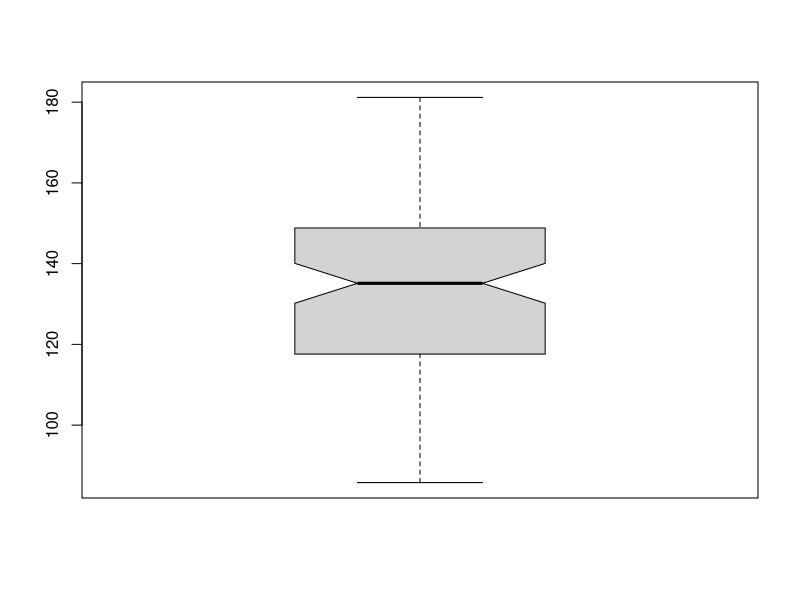
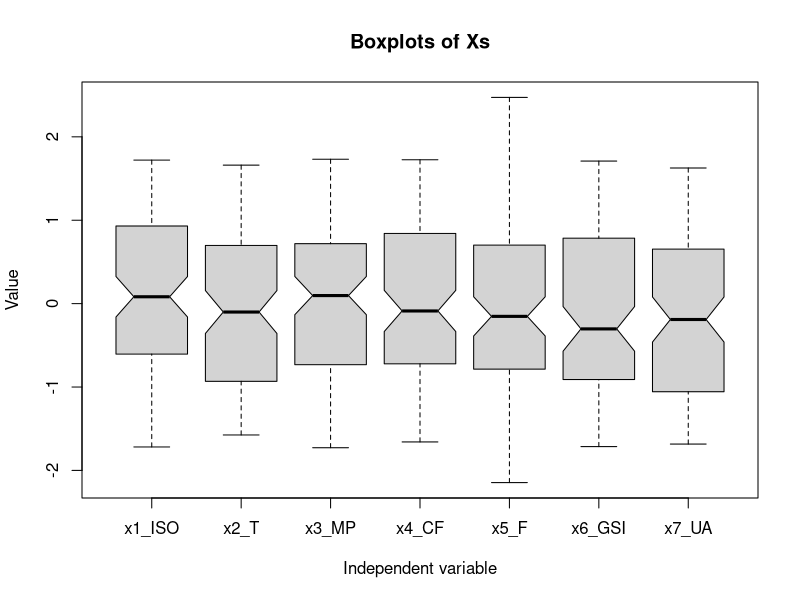
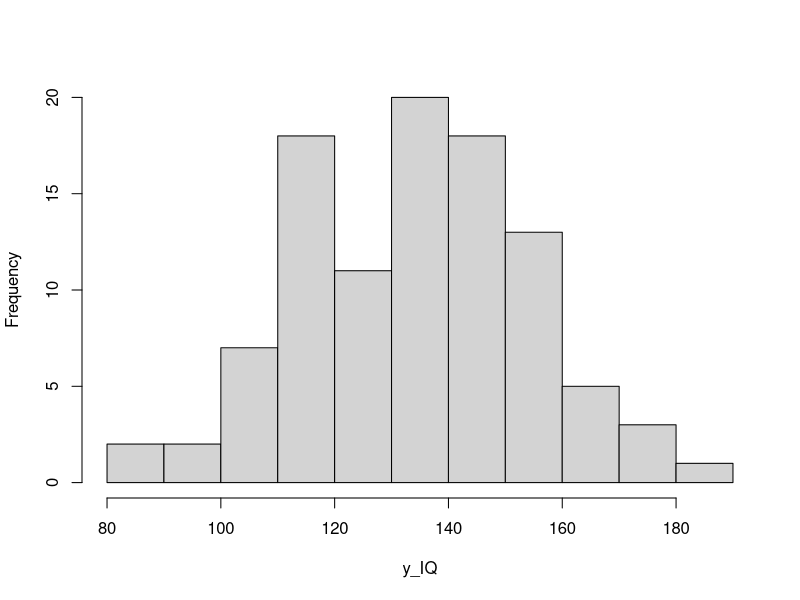
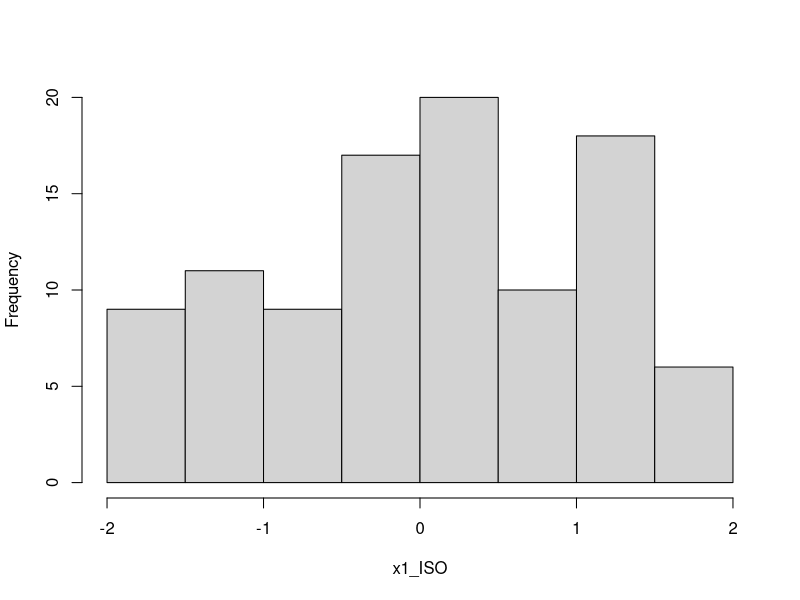
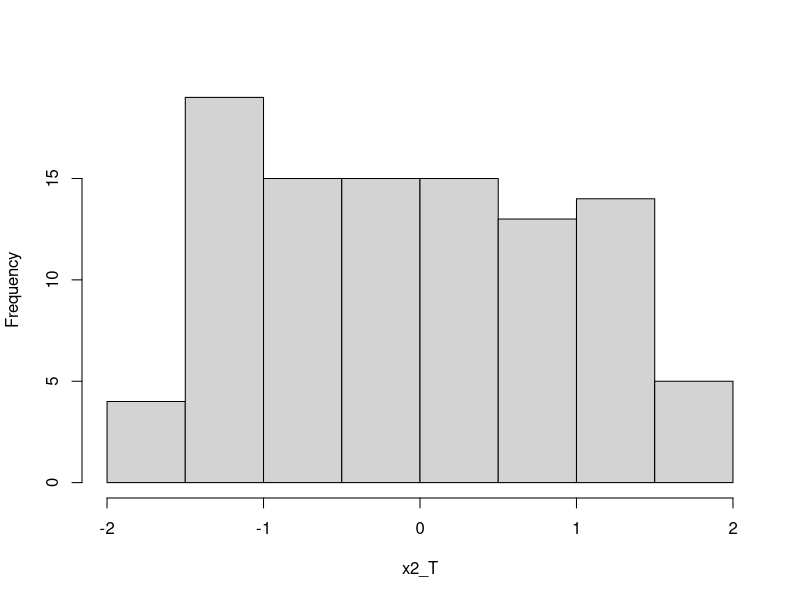
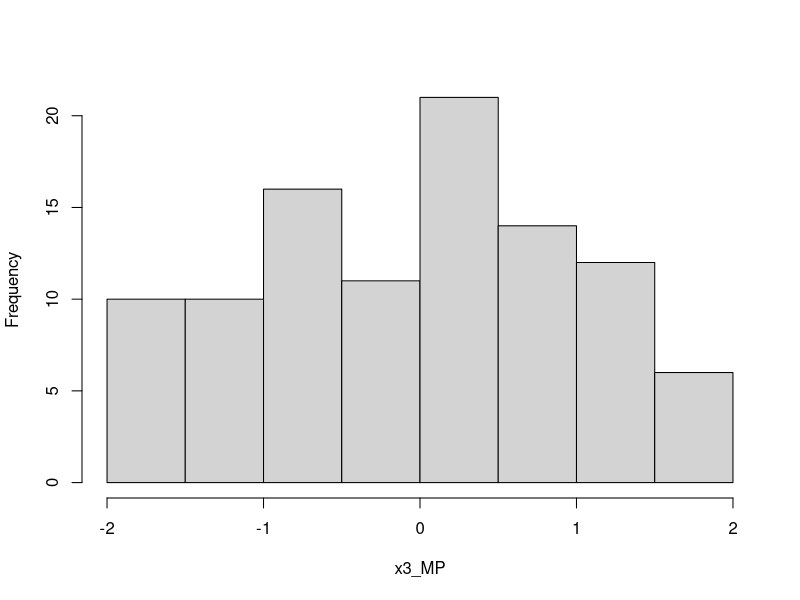
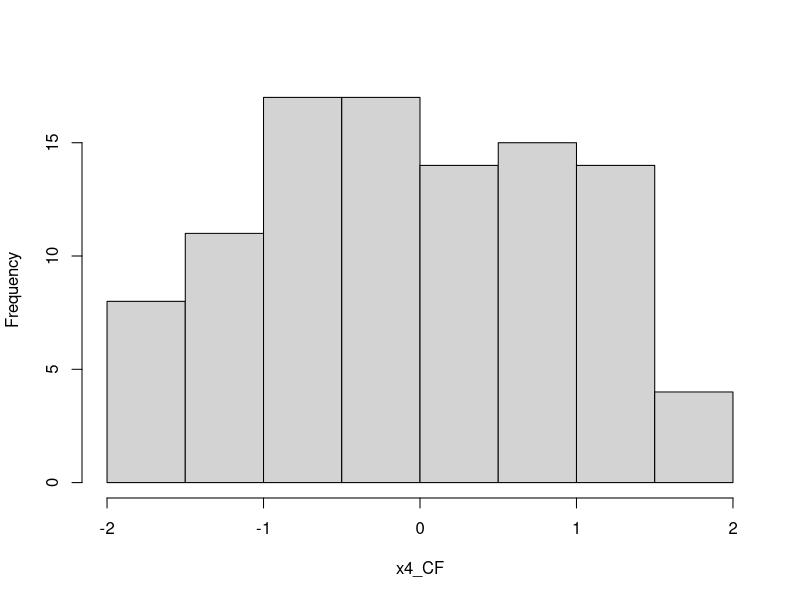
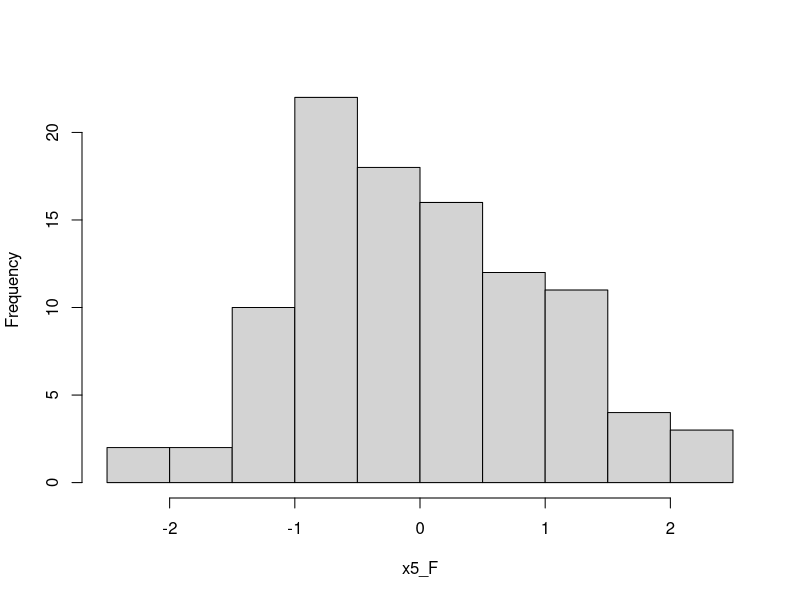

Recreate these plots in R, in order.
# Weighs 0 Bytes (or, does it? *moon men starts playing*)
library(corrplot)       # guess
library(psych)          # corPlot


# 0.1.
twist = read.csv("Dataset_N7.csv", header=T)
n = nrow(twist)
attach(twist)


twist_sorted = twist[order(y_IQ),]

head(twist_sorted)
tail(twist_sorted)


# 1.1.
summary(twist)
lista_variabili <- list(
    y_IQ = y_IQ, x1_ISO = x1_ISO, x2_T = x2_T, x3_MP = x3_MP, 
    x4_CF = x4_CF, x5_F = x5_F, x6_GSI = x6_GSI, x7_UA = x7_UA
)

for(nome in names(lista_variabili)) {
    dati = lista_variabili[[nome]]
    stdev = sd(dati)
    cat(sprintf("%-8s %10.4f\n", nome, stdev))
}

var_coeff_y = sd(y_IQ) / mean(y_IQ) * 100; var_coeff_y  # around 15%

# Old timey person (or catto)
boxplot(y_IQ, notch=T)
boxplot(x1_ISO, x2_T, x3_MP, x4_CF, x5_F, x6_GSI, x7_UA,
        notch = TRUE,
        xlab = 'Independent variable',
        ylab = 'Value',
        main = 'Boxplots of Xs',
        names = c("x1_ISO", "x2_T", "x3_MP", "x4_CF", "x5_F", "x6_GSI", "x7_UA")
)


# 1.2.
dati_frequenze <- function(dati, nome = "x", k = NULL) {
    dati <- dati[!is.na(dati)]
    N <- length(dati)

    if (N == 0) {
        stop("Nessun dato disponibile.")
    }

    if (is.null(k)) {
        k <- ceiling(1 + 3.3 * log10(N))
    }

    minimo <- min(dati)
    massimo <- max(dati)

    if (minimo == massimo) {
        ampiezza <- ifelse(minimo == 0, 1, abs(minimo) * 0.1)
        minimo <- minimo - ampiezza / 2
        massimo <- massimo + ampiezza / 2
    }

    ampiezza <- (massimo - minimo) / k
    limiti <- minimo + 0:k * ampiezza
    limiti_tag <- limiti
    limiti[length(limiti)] <- limiti[length(limiti)] +
        .Machine$double.eps * max(1, abs(limiti[length(limiti)]))

    classi <- cut(dati, breaks = limiti, right = FALSE, include.lowest = TRUE)
    frequenza <- as.integer(table(classi))
    limite_sx <- head(limiti_tag, -1)
    limite_dx <- tail(limiti_tag, -1)
    centro <- (limite_sx + limite_dx) / 2
    frequenza_relativa <- frequenza / N

    data.frame(
        variabile = nome,
        classe = seq_along(frequenza),
        limite_inferiore = limite_sx,
        limite_superiore = limite_dx,
        centro_classe = centro,
        frequenza = frequenza,
        frequenza_relativa = frequenza_relativa,
        frequenza_cumulata = cumsum(frequenza),
        frequenza_relativa_cumulata = cumsum(frequenza_relativa)
    )
}

dati_frequenze_variabili <- lapply(names(lista_variabili), function(nome) {
    dati_frequenze(lista_variabili[[nome]], nome)
})
names(dati_frequenze_variabili) <- names(lista_variabili)

frequenze <- do.call(rbind, dati_frequenze_variabili)
row.names(frequenze) <- NULL

frequenze_y_IQ <- dati_frequenze_variabili$y_IQ
frequenze_y_IQ

for(nome in names(lista_variabili)) {
    dati = lista_variabili[[nome]]

    hist(dati, main='', xlab=nome)
}

dev.new()
par(mfrow = c(4, 2))

for(nome in names(lista_variabili)) {
  
  dati <- lista_variabili[[nome]]
  
  shapiro_risultato <- shapiro.test(dati)
  p_val <- round(shapiro_risultato$p.value, 4)
  
  qqnorm(dati, main = nome)
  qqline(dati, col = "red")
  
  mtext(text = paste("p-val:", p_val), 
        side = 1, 
        line = -1.2, 
        adj = 0.95,
        col = ifelse(p_val < 0.05, "red", "darkgreen"), 
        cex = 0.85, 
        font = 2) 
}

par(mfrow = c(1, 1))






# 1.3.
for (name in names(lista_variabili)) {
    if (name != "y_IQ") {
        data = lista_variabili[[name]]
        
        plot(data, y_IQ, 
            main = '',
            xlab = name, 
            ylab = "y_IQ",
            pch = 19,
            col = "blue")

        abline(lm(y_IQ ~ data), col = "red", lwd = 2)
        seq_x <- seq(min(data, na.rm = TRUE), max(data, na.rm = TRUE), length.out = 100)
        modello_quadratico <- lm(y_IQ ~ poly(data, 2, raw = TRUE))
        predizioni_y <- predict(modello_quadratico, newdata = data.frame(data = seq_x))
        lines(seq_x, predizioni_y, col = "darkblue", lwd = 3, lty = 3)
    }
}

independent_twist = twist
independent_twist$y_IQ = NULL
plot(independent_twist)


pannello_lineare_e_quadratico <- function(x, y, ...) {
    points(x, y, ...)
    abline(lm(y ~ x), col = "blue", lwd = 1.5)
    seq_x <- seq(min(x, na.rm = TRUE), max(x, na.rm = TRUE), length.out = 100)
    modello_quadratico <- lm(y ~ poly(x, 2, raw = TRUE))
    predizioni_y <- predict(modello_quadratico, newdata = data.frame(x = seq_x))
    lines(seq_x, predizioni_y, col = "red", lwd = 2, lty = "dashed")
}

pairs(twist, 
      panel = pannello_lineare_e_quadratico, 
      pch = 1, 
      col = "black", 
      cex = 0.7)


# 1.4.
cv = cov(twist)
cr = cor(twist)
corrplot(cr, method = 'ellipse')
corrplot.mixed(cr, number.cex=0.8, tl.cex=0.8)

corPlot(cr, cex = 1.1, show.legend=TRUE, main="Correlation plot")



plot(x1_ISO, y_IQ)

plot(x5_F, x7_UA)




# 2.1.

fit0 = lm(y_IQ ~ ., data=twist); summary(fit0)                                                  # R²=0.8408; x4_CF, x5_F**, x7_UA
fit1 = lm(y_IQ ~ .-x7_UA, data=twist); summary(fit1)                                            # R²=0.8408; -x7_UA
fit2 = lm(y_IQ ~ .-x7_UA-x4_CF, data=twist); summary(fit2)                                      # R²=0.8371; -x4_CF
                
fit00 = lm(y_IQ ~ .^2, data=twist); summary(fit00)                                              # R²=0.859; x4_CF, x5_F.,x7_USA, .^2-{x3_MP:x4_CF.} 
fit01 = lm(y_IQ ~ .-x7_UA-x4_CF+x3_MP:x4_CF, data=twist); summary(fit01)                        # R²=0.842; -x4_CF -x7_UA -.^2-{x3_MP:x4_CF}
                
                
fit000 = lm(y_IQ ~ .^2+I(x7_UA^2), data=twist); summary(fit000)                                 # R²=0.8672; x4_CF., x5_F, x7_UA, x7_UA^2*, .^2 
fit001 = lm(y_IQ ~ .+I(x7_UA^2)-x5_F-x7_UA, data=twist); summary(fit001)                        # R²=0.8488; x4_CF, x7_UA^2***; -x5_F -x7_UA -.^2
fit002 = lm(y_IQ ~ .+I(x7_UA^2)-x4_CF-x5_F-x7_UA, data=twist); summary(fit002)                  # R²=0.8456; -x4_CF
fit003 = lm(y_IQ ~ .+I(x7_UA^2)-x4_CF-x7_UA, data=twist); summary(fit003)                       # R²=0.8462; x7_UA^2*, x5_F; +x5_F
                
fit0000 = lm(y_IQ ~ .^2+I(x2_T^2)+I(x7_UA^2), data=twist); summary(fit0000)                     # R²=0.8899; x4_CF., x5_F, x7_UA, x7_UA^2*, .^2
fit0001 = lm(y_IQ ~ .+I(x2_T^2)+I(x7_UA^2)-x5_F-x7_UA, data=twist); summary(fit0001)            # R²=0.869; x4_CF, x7_UA^2***; -x5_F -x7_UA -.^2
fit0002 = lm(y_IQ ~ .+I(x2_T^2)+I(x7_UA^2)-x4_CF-x5_F-x7_UA, data=twist); summary(fit0002)      # R²=0.8666; -x4_CF
fit0003 = lm(y_IQ ~ .+I(x2_T^2)+I(x7_UA^2)-x4_CF-x7_UA, data=twist); summary(fit0003)           # R²=0.8667; x7_UA^2*, x5_F; +x5_F


fits <- list(
  fit1 = fit1,
  fit01 = fit01,
  fit001 = fit001,
  fit002 = fit002,
  fit0001 = fit0001,
  fit0002 = fit0002
)

par(mfrow = c(3, 2))
for (i in 1:4) {
  for (name in names(fits)) {
    fit <- fits[[name]]
    
    if (i < 4) {
      plot(fit, which = i, main = name)
      
    } else {
      cook <- cooks.distance(fit)
      threshold <- 4 / nobs(fit)
      
      plot(
        cook,
        type = "h",
        main = name,
        ylim = c(0, 0.13),
        xlab = "Obs. number",
        ylab = "Cook's distance"
      )
      
      abline(h = threshold, col = "red", lty = 2)       # Seizing the means of production
      
      influential <- which(cook > threshold)
      
      text(
        influential,
        cook[influential],
        labels = influential,
        pos = 3,
        cex = 0.8
      )
    }
  }
}

par(mfrow = c(1, 1))

AIC(fit1, fit01, fit001, fit002, fit0001, fit0002)
BIC(fit1, fit01, fit001, fit002, fit0001, fit0002)

FLAG = fit0002       # Fits Like A Glove (by the Anti-Gaeta League)

plot(FLAG)

confint(FLAG)

residuals(FLAG)


# a small step for a man crrrrrrrrrrrrrrrrrrrrrrrrrrrrrrrrrr, a giant leap for mankind crrrrrrrrrrrrrrrrrrrrrrrrrrrrrr



# 99.

reg = lm(y_IQ ~ x1_ISO + x2_T + x3_MP + x4_CF + x5_F + x6_GSI + x7_UA, data = twist); summary(reg)
fff = step(lm(y_IQ ~ x1_ISO + x2_T + x3_MP + x4_CF + x5_F + x6_GSI + x7_UA +
                     I(x1_ISO^2) + I(x2_T^2) + I(x3_MP^2) + I(x4_CF^2) + I(x5_F^2) + I(x6_GSI^2) + I(x7_UA^2) +
                     (x1_ISO + x2_T + x3_MP + x4_CF + x5_F + x6_GSI + x7_UA)^2,
                     data = twist),
                     direction = "both",
                     trace = 1,
                     k = log(n));
                     summary(fff)
